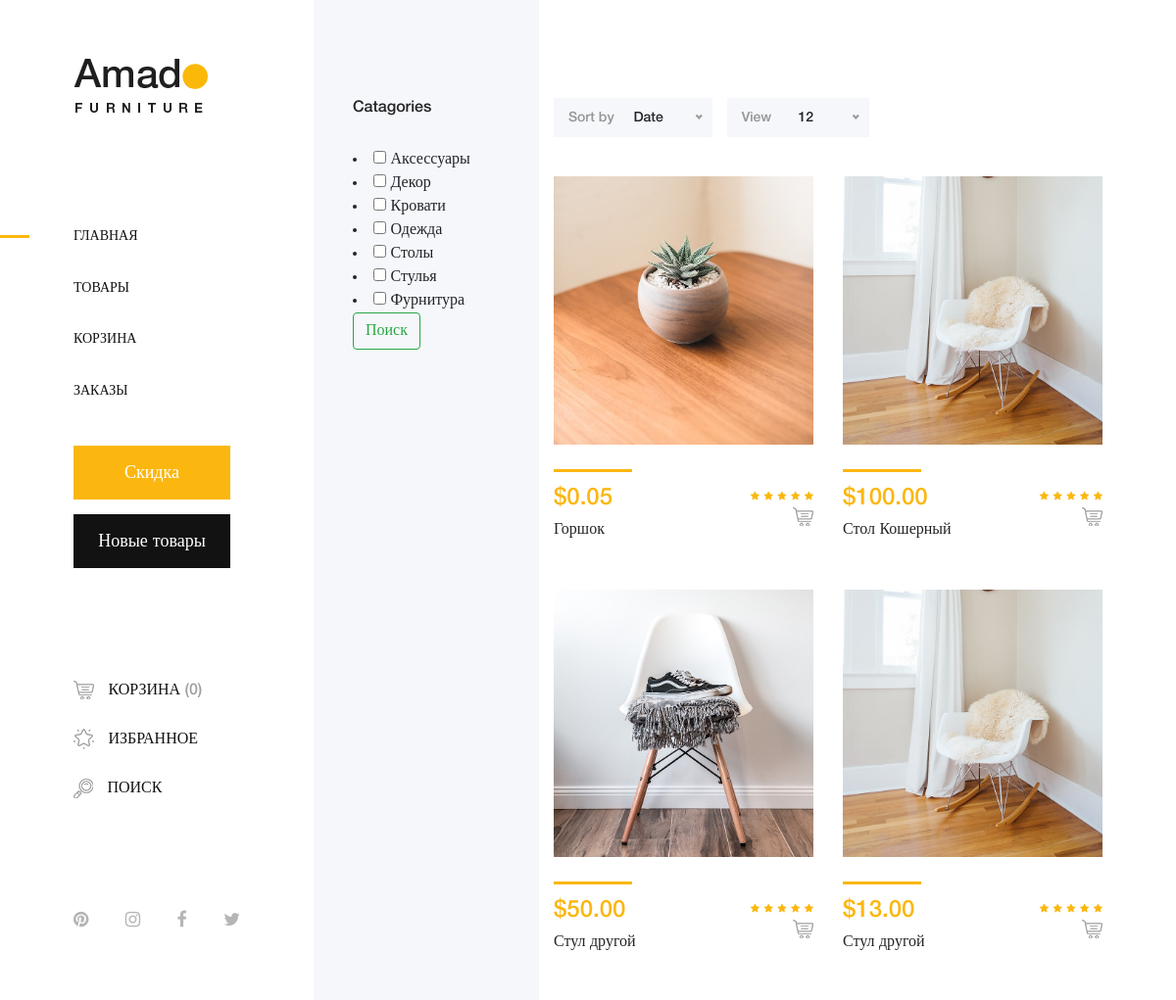
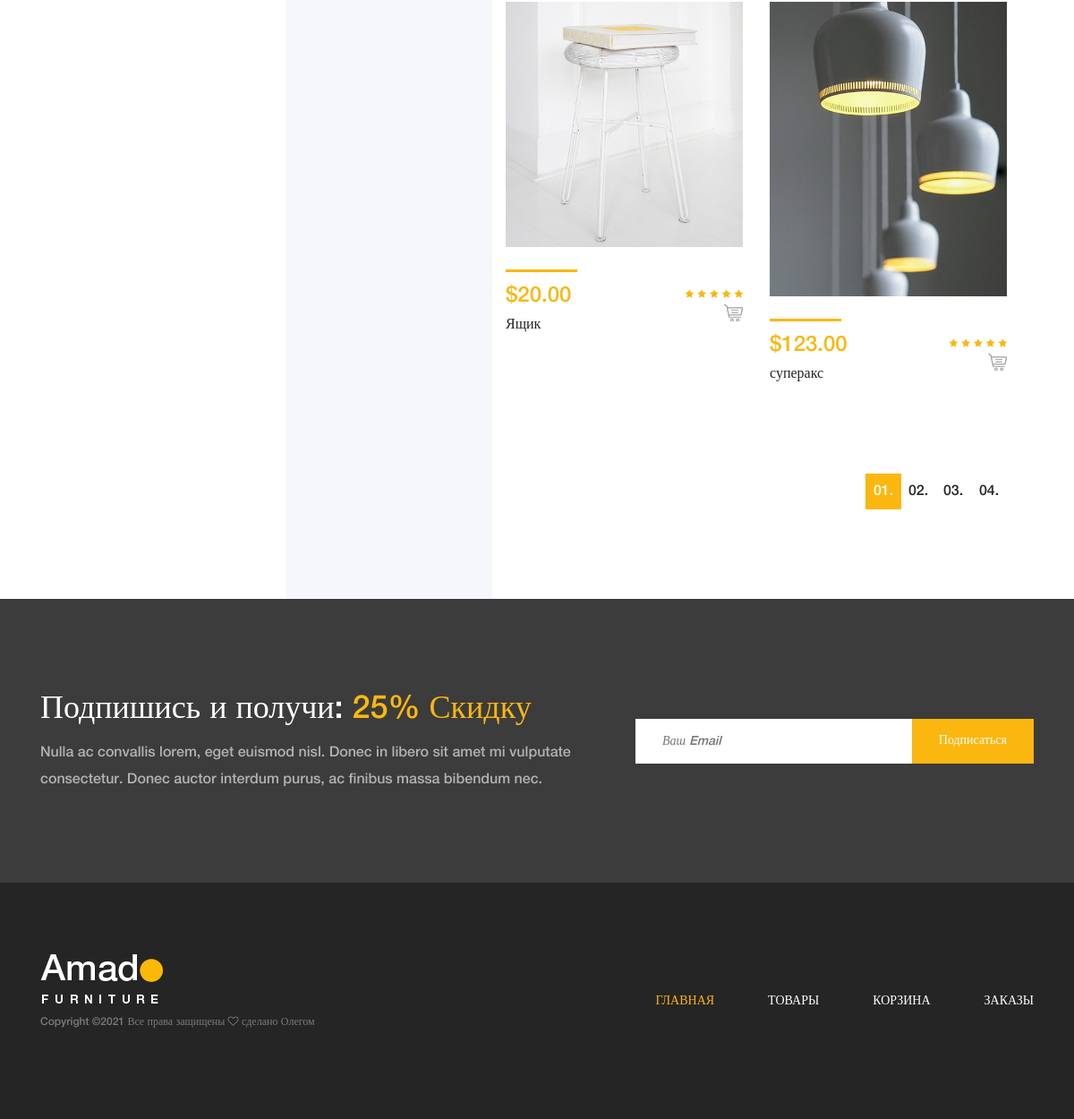
The app's page /shop/ with its own data (2 pictures, top to bottom).
### BPshop/models.py (models this page shows, shortened)
class Category(models.Model):
    on_delete = models.CASCADE,
    name = models.CharField(max_length=200, db_index=True)
    slug = models.SlugField(max_length=200, db_index=True, unique=True)
    class Meta:
        ordering = ('name',)
        verbose_name = 'Категория'
        verbose_name_plural = 'Категории'

class Product(models.Model):
    category = models.ForeignKey(Category, related_name='Продукты',on_delete = models.CASCADE )   # категория
    name = models.CharField(max_length=200, db_index=True) # Имя
    slug = models.SlugField(max_length=200, db_index=True) # Абсолютная урла
    image = models.ImageField(upload_to='products/%Y/%m/%d', blank=True)
    hover_image = models.ImageField(upload_to='products/%Y/%m/%d', blank=True)# картинка
    description = models.TextField(blank=True) # Описание
    price = models.DecimalField(max_digits=10, decimal_places=2) # цена
    stock = models.PositiveIntegerField() # остатки
    available = models.BooleanField(default=True) # доступность
    created = models.DateTimeField(auto_now_add=True) # дата создания
    updated = models.DateTimeField(auto_now=True)# дата обновления
    class Meta:
        ordering = ('name',)
        index_together = (('id', 'slug'),)
        verbose_name_plural = 'Продукты'

### BPshop/views.py (the view)
# urls.py: path('shop/', Shop, name = 'shop'),
def Shop(request):
    category = Category.objects.all()
    search_query = request.GET.getlist('search')
    print(search_query)
    if search_query:
        product = Product.objects.filter(category__name__in = search_query)
    else:
        product = Product.objects.all()
    context = {
        'cat': category,
        'pr': product
    }
    return render(request, 'shop.html', context)

### BPshop/templates/shop.html (shortened to what this page needs)
{% extends 'navigation.html' %}
{% load static %}
{% block body %}
<body>
{% block content %}
        <div class="shop_sidebar_area">
            <div class="widget catagory mb-50">
                <h6 class="widget-title mb-30">Catagories</h6>
                <div class="catagories-menu">
                    <form class="form-inline my-2 my-lg-0" method="get" action="{% url 'shop' %}" name="search">
                    {% for category in cat %}
                     <li>
                    <input type="checkbox" class="checked" name="search" value="{{ category.name }}">
                    <span>{{ category.name }}</span>
                </li>
                    {% endfor %}
                        <button class="btn btn-outline-success my-2 my-sm-0" type="submit">Поиск</button>
                        </form>
                </div>
            </div>
        </div>
        <div class="amado_product_area section-padding-100">
            <div class="container-fluid">
                <div class="row">
                    <div class="col-12">
                        <div class="product-topbar d-xl-flex align-items-end justify-content-between">
                            <div class="product-sorting d-flex">
                                <div class="sort-by-date d-flex align-items-center mr-15">
                                    <p>Sort by</p>
                                    <form action="#" method="get">
                                    </form>
                                </div>
                                <div class="view-product d-flex align-items-center">
                                    <p>View</p>
                                    <form action="#" method="get">
                                    </form>
                                </div>
                            </div>
                        </div>
                    </div>
                </div>
                <div class="row">
                {% for product in pr %}
                    {%if product.available %}
                    <div class="col-12 col-sm-6 col-md-12 col-xl-6">
                            <div class="single-product-wrapper">
                                <div class="product-img">
                                    <img src="{{product.image.url}}" alt="">
                                </div>
                                <div class="product-description d-flex align-items-center justify-content-between">
                                    <div class="product-meta-data">
                                        <div class="line"></div>
                                        <p class="product-price">${{product.price}}</p>
                                        <a href="{% url 'productdetail' product.id %}">
                                            <h6>{{product.name}}</h6>
                                        </a>
                                    </div>
                                    <div class="ratings-cart text-right">
                                        <div class="ratings">
                                            <i class="fa fa-star" aria-hidden="true"></i>
                                            <i class="fa fa-star" aria-hidden="true"></i>
                                            <i class="fa fa-star" aria-hidden="true"></i>
                                            <i class="fa fa-star" aria-hidden="true"></i>
                                            <i class="fa fa-star" aria-hidden="true"></i>
                                        </div>
                                        <div class="cart">
                                            <a href="cart.html" data-toggle="tooltip" data-placement="left" title="Add to Cart"><img src="img/core-img/cart.png" alt=""></a>
                                        </div>
                                    </div>
                                </div>
                            </div>
                        </div>
                    {% endif %}
                    {% endfor %}
                    </div>
                <div class="row">
                    <div class="col-12">
                        <nav aria-label="navigation">
                            <ul class="pagination justify-content-end mt-50">
                                <li class="page-item active"><a class="page-link" href="#">01.</a></li>
                                <li class="page-item"><a class="page-link" href="#">02.</a></li>
                                <li class="page-item"><a class="page-link" href="#">03.</a></li>
                                <li class="page-item"><a class="page-link" href="#">04.</a></li>
                            </ul>
                        </nav>
                    </div>
                </div>
            </div>
        </div>
    </div>
{% endblock content %}
</body>
{% endblock  %}

### BPshop/static/css/core-style.css (style rules this page uses)
* { margin: 0; padding: 0; }
body { font-family: "helveticaneuemedium"; font-size: 16px; }
h1, h2, h3, h4, h5, h6 { color: #242424; line-height: 1.3; font-weight: 400; }
p { color: #6d6d6d; font-size: 16px; line-height: 1.9; font-weight: 400; }
a { -webkit-transition: all 500ms ease 0s; transition: all 500ms ease 0s; text-decoration: none; outline: 0 solid transparent; color: #131212; font-weight: 400; font-size: 12px; }
ul, ol { margin: 0; }
ul li, ol li { list-style: none; }
img { height: auto; max-width: 100%; }
.mt-50 { margin-top: 50px !important; }
.mb-30 { margin-bottom: 30px !important; }
.mb-50 { margin-bottom: 50px !important; }
.mr-15 { margin-right: 15px !important; }
.section-padding-100 { padding-top: 100px; padding-bottom: 100px; }
.main-content-wrapper .shop_sidebar_area { position: relative; z-index: 1; -webkit-box-flex: 0; -ms-flex: 0 0 230px; flex: 0 0 230px; width: 230px; max-width: 230px; background-color: #f5f7fa; padding: 100px 40px; }
.main-content-wrapper .amado_product_area { position: relative; z-index: 1; -webkit-box-flex: 0; -ms-flex: 0 0 calc(95% - 550px); flex: 0 0 calc(95% - 550px); width: calc(95% - 550px); max-width: calc(95% - 550px); }
.single-product-wrapper { position: relative; z-index: 1; margin-bottom: 50px; overflow: hidden; background-color: #ffffff; }
.single-product-wrapper .product-img { position: relative; z-index: 1; overflow: hidden; }
.single-product-wrapper .product-img img { width: 100%; -webkit-transition-duration: 500ms; transition-duration: 500ms; }
.single-product-wrapper .product-description { position: relative; z-index: 1; margin-top: 25px; }
.single-product-wrapper .product-description .product-meta-data .line { width: 80px; height: 3px; background-color: #fbb710; margin-bottom: 15px; display: block; }
.single-product-wrapper .product-description .product-meta-data .product-price { line-height: 1; color: #fbb710; font-size: 24px; margin-bottom: 10px; }
.single-product-wrapper .product-description .product-meta-data a { display: block; }
.single-product-wrapper .product-description .product-meta-data a h6 { margin-bottom: 0; }
.single-product-wrapper .product-description .ratings-cart .ratings i { font-size: 10px; color: #fbb710; }
.single-product-wrapper .product-description .ratings-cart .cart { display: block; }
.pagination { position: relative; z-index: 1; }
.pagination .page-item .page-link { width: 40px; height: 40px; border: none; font-size: 16px; font-weight: 400; line-height: 40px; padding: 0; text-align: center; color: #242424; }
.pagination .page-item.active .page-link { color: #fff; box-shadow: none; background-color: #fbb710; }
.pagination .page-item:first-child .page-link { margin-left: 0; border-top-left-radius: 0; border-bottom-left-radius: 0; }
.pagination .page-item:last-child .page-link { margin-left: 0; border-top-right-radius: 0; border-bottom-right-radius: 0; }
.widget { position: relative; z-index: 1; }
.widget .widget-title { font-size: 16px; text-transform: capitalize; color: #242424; }
.product-topbar { position: relative; z-index: 100; margin-bottom: 40px; }
.product-topbar .product-sorting p { margin-bottom: 0; font-size: 14px; height: 40px; background-color: #f5f7fa; line-height: 40px; color: #959595; padding-left: 15px; }

### records on screen
Category: name "Аксессуары"
Category: name "Декор"
Category: name "Кровати"
Category: name "Одежда"
Category: name "Столы"
Category: name "Стулья"
Category: name "Фурнитура"
Product: image (picture), price "0.05", name "Горшок", available True (drawn)
Product: image (picture), price "100.00", name "Стол Кошерный", available True (drawn)
Product: image (picture), price "50.00", name "Стул другой", available True (drawn)
Product: image (picture), price "13.00", name "Стул другой", available True (drawn)
Product: image (picture), price "20.00", name "Ящик", available True (drawn)
Product: image (picture), price "123.00", name "суперакс", available True (drawn)
